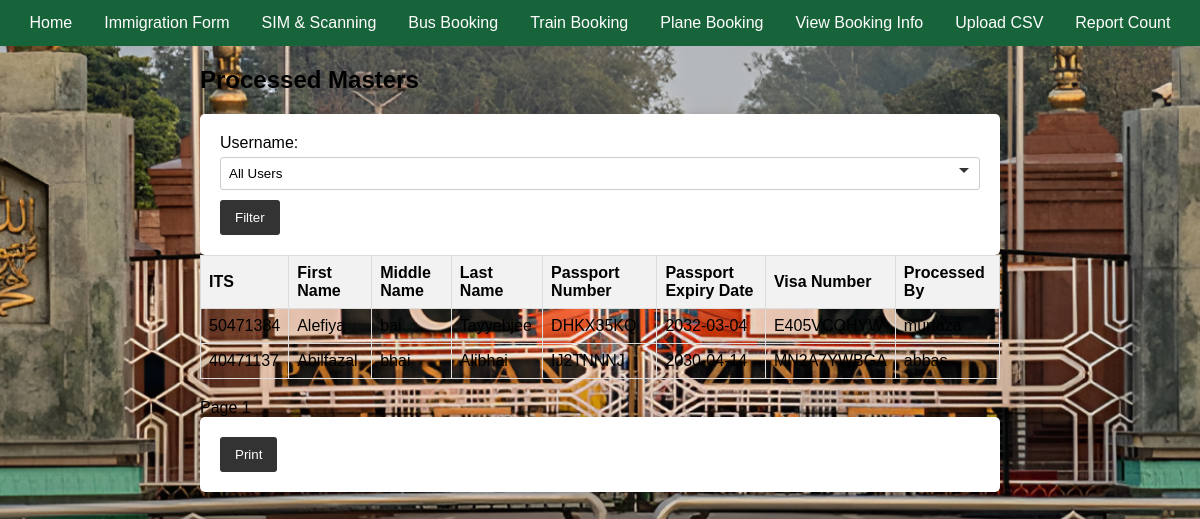
Before: /processed-masters/ with the older database file.
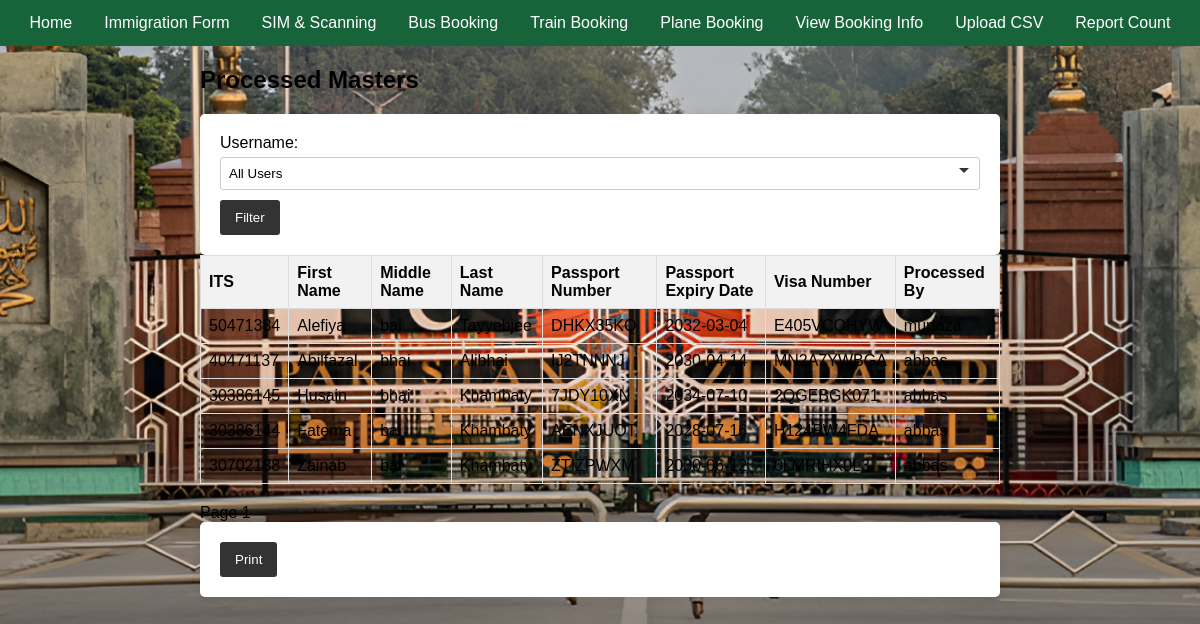
After: the same page with the newer database file.
### database.py (models this page shows)
class ProcessedMaster(Base):
    __tablename__ = "processed_master"
    id = Column(Integer, primary_key=True, index=True)
    ITS = Column(Integer, ForeignKey('master.ITS'), unique=True, index=True)
    first_name = Column(String, index=True)
    middle_name = Column(String, index=True)
    last_name = Column(String, index=True)
    DOB = Column(Date)
    passport_No = Column(String, index=True)
    passport_Expiry = Column(Date, index=True)
    Visa_No = Column(String, index=True)
    Mode_of_Transport = Column(String, index=True)
    phone = Column(String, index=True)
    arrived = Column(Boolean, default=False)
    timestamp = Column(DateTime, default=func.now())
    processed_by = Column(String, ForeignKey('users.username'))

### main.py (the view)
@app.get("/processed-masters/", response_class=HTMLResponse)
async def get_processed_masters(
    request: Request,
    page: int = 1,
    user: str = None,  # Accept username from query parameter
    db: Session = Depends(get_db)
):
    users = db.query(User).all()
    total_count = db.query(func.count(ProcessedMaster.ITS)).scalar()
    query = db.query(ProcessedMaster)
    if user:
        query = query.filter(ProcessedMaster.processed_by == user)
    processed_masters = (
        query.offset((page - 1) * PAGE_SIZE)
        .limit(PAGE_SIZE)
        .all()
    )
    return templates.TemplateResponse(
        "processed_masters.html",
        {
            "request": request,
            "processed_masters": processed_masters,
            "page": page,
            "page_size": PAGE_SIZE,
            "total_count": total_count,
            "users": users,
            "selected_user": user,  # Pass the selected username to the template
        }
    )

### templates/processed_masters.html (shortened to what this page needs)
{% extends "base.html" %}
{% block content %}
<h2>Processed Masters</h2>
<form action="" method="get">
  <label for="user">Username:</label>
  <select name="user" id="user">
    <option value="">All Users</option>
  </select>
  <button type="submit">Filter</button>
</form>
<table>
  <tr>
    <th>ITS</th>
    <th>First Name</th>
    <th>Middle Name</th>
    <th>Last Name</th>
    <th>Passport Number</th>
    <th>Passport Expiry Date</th>
    <th>Visa Number</th>
    <th>Processed By</th>
  </tr>
  {% for master in processed_masters %}
    {% if not selected_user or master.processed_by == selected_user %}
    <tr>
      <td>{{ master.ITS }}</td>
      <td>{{ master.first_name }}</td>
      <td>{{ master.middle_name }}</td>
      <td>{{ master.last_name }}</td>
      <td>{{ master.passport_No }}</td>
      <td>{{ master.passport_Expiry }}</td>
      <td>{{ master.Visa_No }}</td>
      <td>{{ master.processed_by }}</td>
    </tr>
    {% endif %}
  {% endfor %}
</table>
{% if processed_masters %}
<div>
  Page {{ page }}
</div>
<div>
  <form action="/print" method="post">
    <button type="submit">Print</button>
  </form>
</div>
{% endif %}
{% endblock %}

### templates/base.html (shortened to what this page needs)
<!DOCTYPE html>
<html lang="en">
<head>
    <link rel="stylesheet" href="/static/styles.css">
</head>
<body>
    <div class="navbar" id="navbar">
        <a href="/">Home</a>
        <div class="dropdown">
            <button class="dropbtn" onclick="window.location.href='/master-form/'">Immigration Form
            </button>
        </div>
        <div class="dropdown">
            <button class="dropbtn" onclick="window.location.href='/mark-as-arrived-form/'">SIM & Scanning
            </button>
        </div>
        <div class="dropdown">
            <button class="dropbtn" onclick="window.location.href='/bus-booking/'">Bus Booking
            </button>
        </div>
        <div class="dropdown">
            <button class="dropbtn" onclick="window.location.href='/train-booking-form/'">Train Booking
            </button>
        </div>
        <div class="dropdown">
            <button class="dropbtn" onclick="window.location.href='/plane-booking-form/'">Plane Booking
            </button>
        </div>
        <div class="dropdown">
            <button class="dropbtn" onclick="window.location.href='/view-booking-info/'">View Booking Info
            </button>
        </div>
        <a href="/upload-csv/">Upload CSV</a>
        <a href="/view-count/">Report Count</a>
    </div>
    <div class="container">
        {% block content %}{% endblock %}
    </div>
</body>
</html>

### static/styles.css (style rules this page uses)
body { margin: 0; padding: 0; font-family: 'Poppins', sans-serif; background: url('Login Page bg.png') no-repeat center center fixed; background-size: cover; }
.navbar { background-color: #18643A; overflow: hidden; display: flex; justify-content: center; }
.navbar a, .navbar .icon { float: left; font-size: 16px; color: white; text-align: center; padding: 14px 16px; text-decoration: none; }
.dropdown { float: left; overflow: hidden; }
.dropdown .dropbtn { font-size: 16px; border: none; outline: none; color: white; padding: 14px 16px; background-color: inherit; font-family: inherit; margin: 0; }
.container { max-width: 800px; margin: 0 auto; }
form { background-color: #fff; padding: 20px; border-radius: 5px; box-shadow: 0 0 10px rgba(0, 0, 0, 0.1); }
form label { display: block; margin-bottom: 5px; }
form input, form select { width: 100%; padding: 8px; margin-bottom: 10px; border: 1px solid #ccc; border-radius: 3px; }
form select { appearance: none; background-size: 10px; padding-right: 30px; }
form button { background-color: #333; color: #fff; padding: 10px 15px; border: none; border-radius: 3px; cursor: pointer; transition: background-color 0.3s; }
table { width: 100%; border-collapse: collapse; margin-bottom: 20px; }
table, th, td { border: 1px solid #ddd; }
th, td { padding: 8px; text-align: left; }
th { background-color: #f2f2f2; }
.dropdown { display: inline-block; }

### templates/base.html (style rules this page uses)
.navbar { background-color: #18643A; overflow: hidden; display: flex; justify-content: center; }
.navbar a, .navbar .icon { float: left; font-size: 16px; color: white; text-align: center; padding: 14px 16px; text-decoration: none; }
.dropdown { float: left; overflow: hidden; }
.dropdown .dropbtn { font-size: 16px; border: none; outline: none; color: white; padding: 14px 16px; background-color: inherit; font-family: inherit; margin: 0; }

Changed rows visible on the page:
added ProcessedMaster: ITS "30386145", first_name "Husain", middle_name "bhai", last_name "Khambaty", passport_No "7JDY10XN", passport_Expiry "2034-07-10", Visa_No "2QGEBGK071", processed_by "abbas"
added ProcessedMaster: ITS "30386144", first_name "Fatema", middle_name "bai", last_name "Khambaty", passport_No "AENXJUOT", passport_Expiry "2028-07-16", Visa_No "H124PW4FDA", processed_by "abbas"
added ProcessedMaster: ITS "30702188", first_name "Zainab", middle_name "bai", last_name "Khambaty", passport_No "ZTIZPWXM", passport_Expiry "2030-06-12", Visa_No "0LMRIHX0L3", processed_by "abbas"
